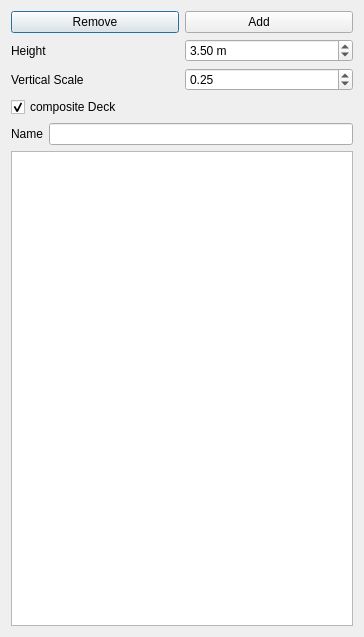
<?xml version="1.0" encoding="UTF-8"?>
<ui version="4.0">
 <class>Stories</class>
 <widget class="QDialog" name="Stories">
  <property name="geometry">
   <rect>
    <x>0</x>
    <y>0</y>
    <width>364</width>
    <height>637</height>
   </rect>
  </property>
  <property name="windowTitle">
   <string>Stories</string>
  </property>
  <layout class="QVBoxLayout" name="verticalLayout_3">
   <item>
    <layout class="QHBoxLayout" name="horizontalLayout_3">
     <item>
      <widget class="QPushButton" name="removeButton">
       <property name="text">
        <string>Remove</string>
       </property>
       <property name="icon">
        <iconset resource="../resource.qrc">
         <normaloff>:/steelColumn/icons/remove.svg</normaloff>:/steelColumn/icons/remove.svg</iconset>
       </property>
      </widget>
     </item>
     <item>
      <widget class="QPushButton" name="addButton">
       <property name="text">
        <string>Add      </string>
       </property>
       <property name="icon">
        <iconset resource="../resource.qrc">
         <normaloff>:/steelColumn/icons/add.svg</normaloff>:/steelColumn/icons/add.svg</iconset>
       </property>
      </widget>
     </item>
    </layout>
   </item>
   <item>
    <layout class="QHBoxLayout" name="horizontalLayout">
     <item>
      <layout class="QVBoxLayout" name="verticalLayout_2">
       <item>
        <widget class="QLabel" name="label_2">
         <property name="text">
          <string>Height</string>
         </property>
        </widget>
       </item>
       <item>
        <widget class="QLabel" name="label_4">
         <property name="text">
          <string>Vertical Scale</string>
         </property>
        </widget>
       </item>
      </layout>
     </item>
     <item>
      <layout class="QVBoxLayout" name="verticalLayout">
       <item>
        <widget class="QDoubleSpinBox" name="height_spinbox">
         <property name="suffix">
          <string> m</string>
         </property>
         <property name="minimum">
          <double>0.500000000000000</double>
         </property>
         <property name="maximum">
          <double>10.000000000000000</double>
         </property>
         <property name="singleStep">
          <double>0.100000000000000</double>
         </property>
         <property name="value">
          <double>3.500000000000000</double>
         </property>
        </widget>
       </item>
       <item>
        <widget class="QDoubleSpinBox" name="v_scale">
         <property name="minimum">
          <double>0.100000000000000</double>
         </property>
         <property name="maximum">
          <double>1.000000000000000</double>
         </property>
         <property name="singleStep">
          <double>0.050000000000000</double>
         </property>
         <property name="value">
          <double>0.250000000000000</double>
         </property>
        </widget>
       </item>
      </layout>
     </item>
    </layout>
   </item>
   <item>
    <widget class="QCheckBox" name="composite_deck">
     <property name="text">
      <string>composite Deck</string>
     </property>
     <property name="checked">
      <bool>true</bool>
     </property>
    </widget>
   </item>
   <item>
    <layout class="QHBoxLayout" name="horizontalLayout_2">
     <item>
      <widget class="QLabel" name="label">
       <property name="text">
        <string>Name</string>
       </property>
      </widget>
     </item>
     <item>
      <widget class="QLineEdit" name="story_name"/>
     </item>
    </layout>
   </item>
   <item>
    <widget class="QTableView" name="tableView"/>
   </item>
  </layout>
 </widget>
 <resources>
  <include location="../resource.qrc"/>
 </resources>
 <connections/>
</ui>
